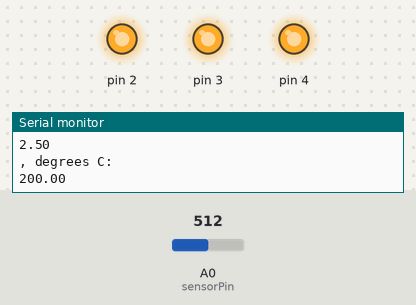
A sketch run on a simulated Arduino Uno, built with avr-gcc and run on an emulated ATmega328P. Parts: output pins drawn as LEDs (lit = HIGH), the last lines printed to the serial monitor. Inputs (shaded band) come from the test bench; at power-on: A0 (sensorPin) = 512.

Above: at 1.2 s.
1.3 s: A0 (sensorPin) set to 144
2.8 s: A0 (sensorPin) set to 129
At 3.3 s:
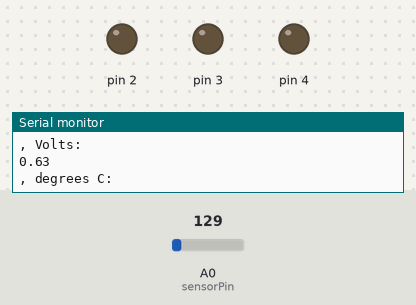
4.3 s: A0 (sensorPin) set to 306
At 5.3 s:
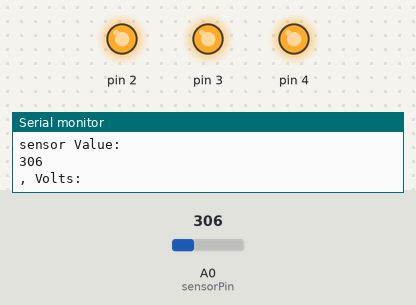
5.8 s: A0 (sensorPin) set to 122
At 7.2 s:
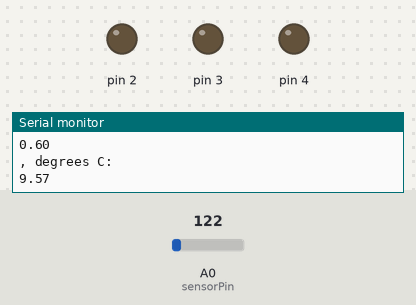
Timing chart, 0 to 8.3 s (numbered marks = the images above; inputs shaded):
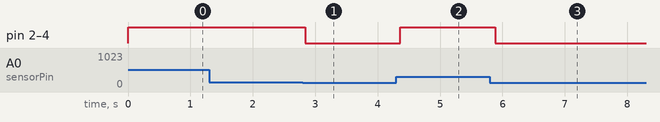

Measured:
- the behaviour switches between 144 and 143 on A0 (sensorPin) (found by bisection; images 0 and 1)
- after the input at 2.8 s, pin 2–4: HIGH → LOW at once
- after the input at 4.3 s, pin 2–4: LOW → HIGH after 0.07 s
- after the input at 5.8 s, pin 2–4: HIGH → LOW after 0.09 s

The sketch:

sketch_mar15a.ino
```cpp
const int sensorPin = A0;
const float baselineTemp = 20.0;
void setup(){
Serial.begin(9600);
for(int pinNumber = 2; pinNumber<5; pinNumber++){
pinMode(pinNumber,OUTPUT);
digitalWrite(pinNumber, LOW);
}
}
void loop(){

int sensorVal = analogRead(sensorPin);

Serial.println("sensor Value: ");
Serial.println(sensorVal);

float voltage = (sensorVal/1024.0) * 5.0;

Serial.println(", Volts: ");
Serial.println(voltage);

Serial.println(", degrees C: ");
float temperature = (voltage - .5) * 100;
Serial.println(temperature);

if(temperature < baselineTemp){
digitalWrite(2, LOW);
digitalWrite(3, LOW);
digitalWrite(4, LOW);
}
else if(temperature >= baselineTemp+2 && temperature < baselineTemp+4){
digitalWrite(2, HIGH);
digitalWrite(3, LOW);
digitalWrite(4, LOW);
}
else if(temperature >= baselineTemp+4 && temperature < baselineTemp+6){
digitalWrite(2, HIGH);
digitalWrite(3, HIGH);
digitalWrite(4, LOW);
}

else if(temperature >= baselineTemp+15){
digitalWrite(2, HIGH);
digitalWrite(3, HIGH);
digitalWrite(4, HIGH);
}
delay(100);
}
```
